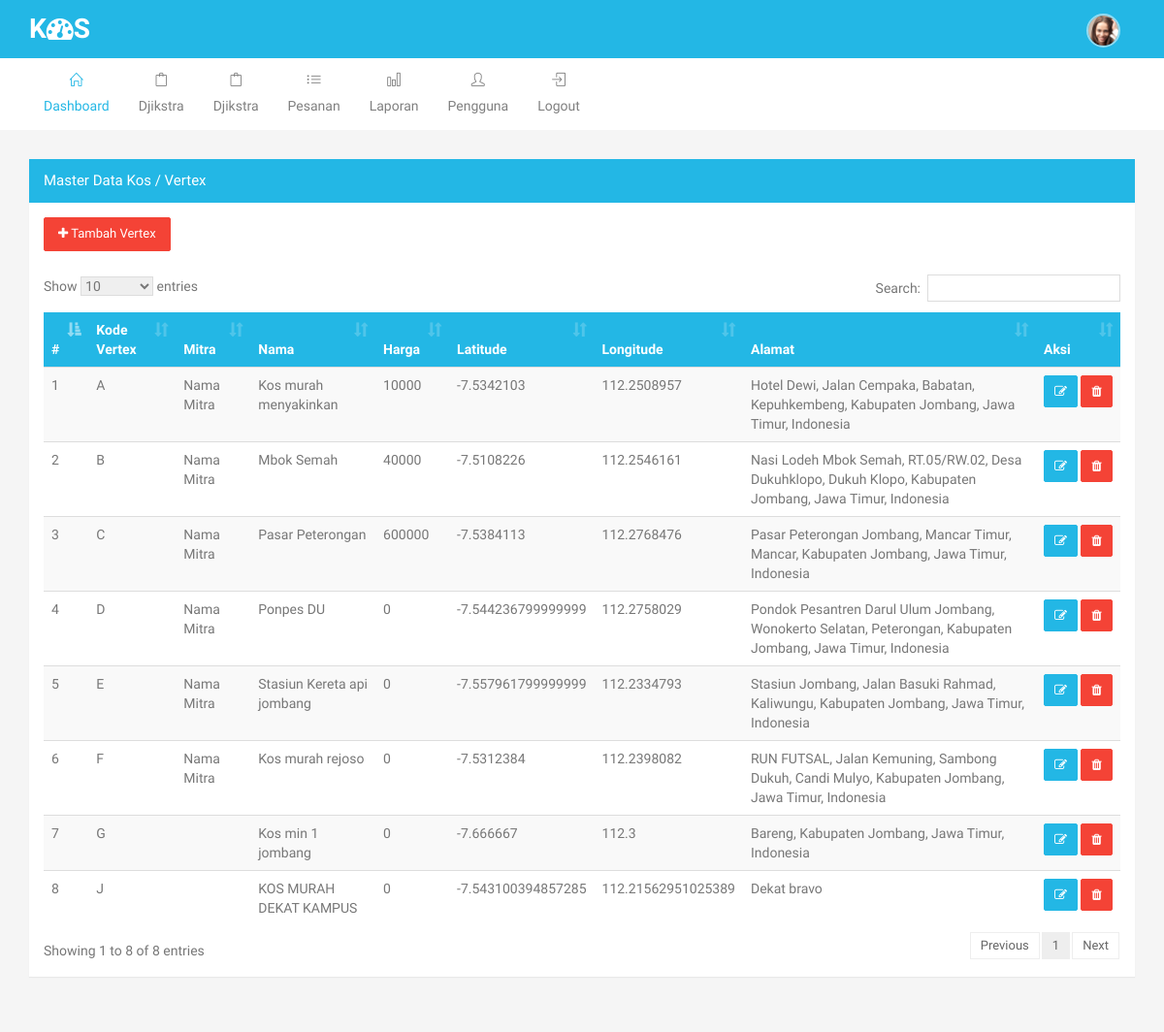
/master_kos (signed in), run on the app's committed database.
### tables this page shows
CREATE TABLE `m_kos` (
  `id` int(11) NOT NULL,
  `kode` varchar(24) NOT NULL,
  `nama` text NOT NULL,
  `id_mitra` int(11) NOT NULL,
  `harga` int(11) NOT NULL,
  `deskripsi` text NOT NULL,
  `alamat` text NOT NULL,
  `lat` text NOT NULL,
  `lng` text NOT NULL,
  `gambar` text NOT NULL
);

CREATE TABLE `m_mitra` (
  `id` int(11) NOT NULL,
  `nama` varchar(225) NOT NULL,
  `hp` text NOT NULL,
  `email` text NOT NULL,
  `alamat` text NOT NULL,
  `username` text NOT NULL,
  `password` text NOT NULL,
  `status` text NOT NULL
);

### config/koneksi.php (called while the page is built, shortened)
<?php
$base_url = "http://localhost/pencarian_kos/";
?>

### pages/master_kos.php (the view, shortened to what this page needs)
<div class="row">
    <div class="col-md-12">
        <div class="panel panel-primary collapsed">
            <div class="panel-heading">
                Master data Kos / Vertex
            </div>
            <div class="panel-body">
                <a href="<?php echo $base_url; ?>add_kos" class="btn btn-danger"><i class="fa fa-plus"></i> Tambah Vertex</a>
                <br>
                <br>
                <table id="datatable" class="table table-striped dt-responsive nowrap">
                    <thead class="bg-primary">
                        <tr>
                            <th>#</th>
                            <th>Kode Vertex</th>
                            <th>Mitra</th>
                            <th>Nama</th>
                            <th>Harga</th>
                            <th>Latitude</th>
                            <th>Longitude</th>
                            <th>Alamat</th>
                            <th>Aksi</th>
                        </tr>
                    </thead>
                    <tbody>
                     <?php
                     $no=1;
                     if ($_SESSION['level']==1) {
                        $filter = "";
                     }elseif ($_SESSION['level']==3) {
                        $filter = "WHERE a.id_mitra='".$_SESSION['id_mitra']."'";
                     }
                     $q = mysqli_query($conn,"SELECT a.*, b.nama as mitra FROM m_kos as a
                        LEFT JOIN m_mitra as b ON a.id_mitra = b.id
                        ".$filter."
                        ");
                     while ($d = mysqli_fetch_array($q)) :
                         ?>
                         <tr>
                             <td width="1%"><?php echo $no++; ?></td>
                             <td><?php echo $d['kode']; ?></td>
                             <td><?php echo $d['mitra']; ?></td>
                             <td><?php echo $d['nama']; ?></td>
                             <td><?php echo $d['harga']; ?></td>
                             <td><?php echo $d['lat']; ?></td>
                             <td><?php echo $d['lng']; ?></td>
                             <td><?php echo $d['alamat']; ?></td>
                             <td nowrap="">
                                 <form action="" method="POST">
                                     <a href="<?php echo $base_url; ?>add_kos/<?php echo $d['id']; ?>" class="btn btn-primary btn-sm"><i class="fa fa-edit"></i></a>
                                     <button type="submit" name="hapus" onclick="return confirm('Apakah anda ingin menghapus data ini ?');" class="btn btn-danger btn-sm"><i class="fa fa-trash "></i></button>
                                 </form>
                             </td>
                         </tr>
                     <?php endwhile; ?>
                 </tbody>
             </table>
         </div>
     </div>
 </div>
</div>

### css/style.css (style rules this page uses)
body { font-family: "Arimo", Helvetica, Arial, sans-serif; color: #777; font-size: 14px; font-weight: 400; line-height: 24px; overflow-x: hidden; background-color: #f5f5f5; }
a { text-decoration: none; -moz-transition: all 0.3s; -o-transition: all 0.3s; -webkit-transition: all 0.3s; transition: all 0.3s; color: #56afd7; }
.bg-primary { background-color: #23b7e5 !important; border-color: #23b7e5 !important; color: #fff; }
.panel { margin-bottom: 30px; border: 0px; }
.panel, .panel-heading { -webkit-border-radius: 0px; -moz-border-radius: 0px; -ms-border-radius: 0px; border-radius: 0px; }
.panel-heading { -webkit-border-radius: 0px; -moz-border-radius: 0px; -ms-border-radius: 0px; border-radius: 0px; padding: 10px 15px; font-weight: 400; text-transform: capitalize; font-size: 15px; }
.panel-body { position: relative; }
.panel-primary { border-color: #23b7e5; }
.panel-primary > .panel-heading { color: #fff; background-color: #23b7e5; border-color: #23b7e5; }
.btn { border-radius: 2px; -webkit-border-radius: 2px; text-transform: capitalize; font-size: 13px; padding: 7px 14px; font-weight: 400; }
.btn.btn-sm { padding: 6px 10px; }
.btn-primary { background-color: #23b7e5; border-color: #23b7e5; color: #fff; }
.btn-danger { background-color: #F44336; border-color: #F44336; color: #fff; }
.table > thead > tr > th { border-bottom: 1px solid #DDDDDD; vertical-align: bottom; }
body.layout-horizontal { background-color: #f5f5f5; }

### data on the page
m_kos: kode "A", id_mitra.nama "Nama Mitra", nama "Kos murah menyakinkan", harga "10000", lat "-7.5342103", lng "112.2508957", alamat "Hotel Dewi, Jalan Cempaka, Babatan, Kepuhkembeng, Kabupaten Jombang, Jawa Timur, Indonesia"
m_kos: kode "B", id_mitra.nama "Nama Mitra", nama "Mbok Semah", harga "40000", lat "-7.5108226", lng "112.2546161", alamat "Nasi Lodeh Mbok Semah, RT.05/RW.02, Desa Dukuhklopo, Dukuh Klopo, Kabupaten Jombang, Jawa Timur, Indonesia"
m_kos: kode "C", id_mitra.nama "Nama Mitra", nama "Pasar Peterongan", harga "600000", lat "-7.5384113", lng "112.2768476", alamat "Pasar Peterongan Jombang, Mancar Timur, Mancar, Kabupaten Jombang, Jawa Timur, Indonesia"
m_kos: kode "D", id_mitra.nama "Nama Mitra", nama "Ponpes DU", harga "0", lat "-7.544236799999999", lng "112.2758029", alamat "Pondok Pesantren Darul Ulum Jombang, Wonokerto Selatan, Peterongan, Kabupaten Jombang, Jawa Timur, Indonesia"
m_kos: kode "E", id_mitra.nama "Nama Mitra", nama "Stasiun Kereta api jombang", harga "0", lat "-7.557961799999999", lng "112.2334793", alamat "Stasiun Jombang, Jalan Basuki Rahmad, Kaliwungu, Kabupaten Jombang, Jawa Timur, Indonesia"
m_kos: kode "F", id_mitra.nama "Nama Mitra", nama "Kos murah rejoso", harga "0", lat "-7.5312384", lng "112.2398082", alamat "RUN FUTSAL, Jalan Kemuning, Sambong Dukuh, Candi Mulyo, Kabupaten Jombang, Jawa Timur, Indonesia"
m_kos: kode "G", nama "Kos min 1 jombang", harga "0", lat "-7.666667", lng "112.3", alamat "Bareng, Kabupaten Jombang, Jawa Timur, Indonesia"
m_kos: kode "J", nama "KOS MURAH DEKAT KAMPUS", harga "0", lat "-7.543100394857285", lng "112.21562951025389", alamat "Dekat bravo"
